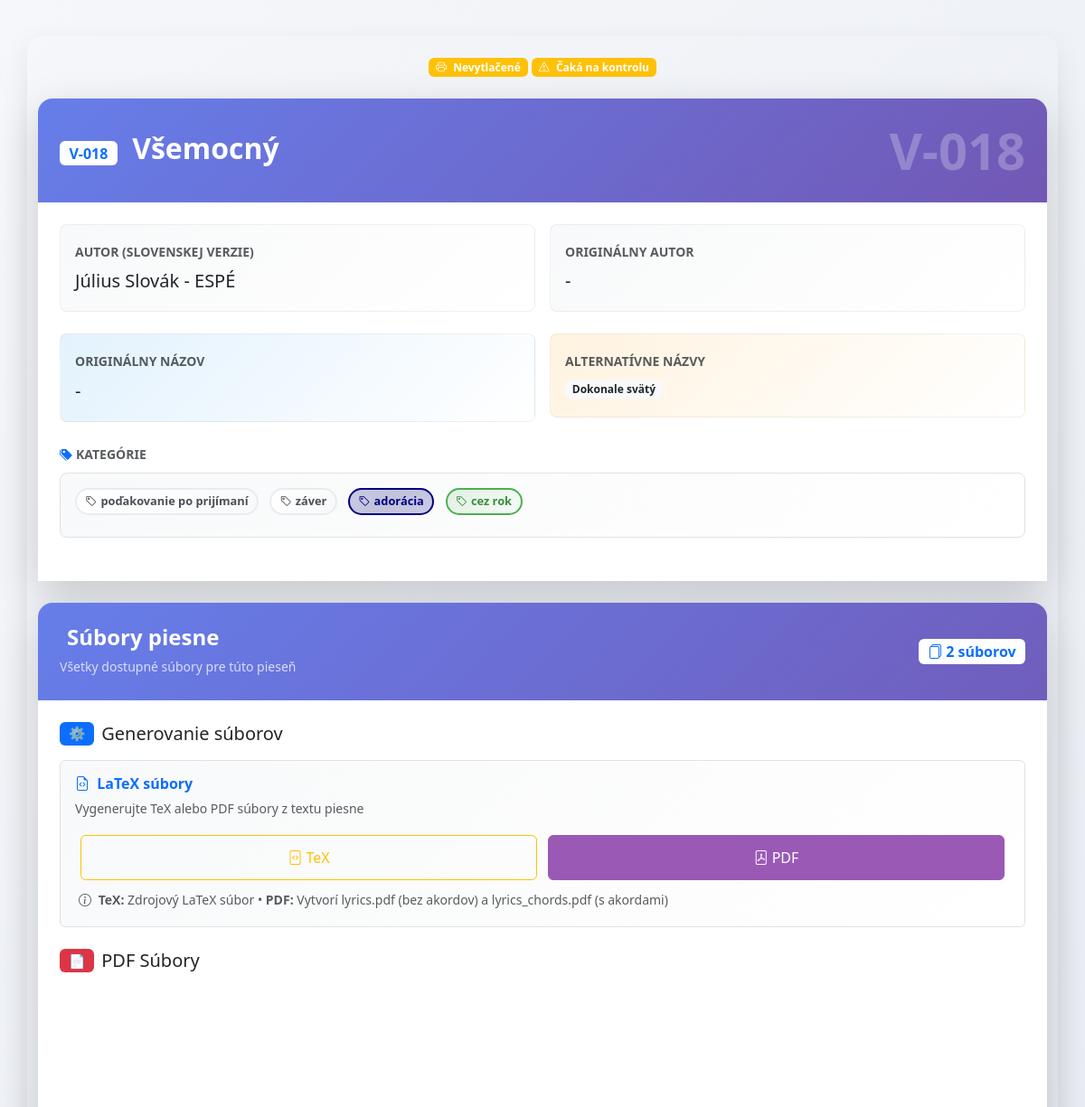
Page /song/2/view (upper part) on the earlier database version.
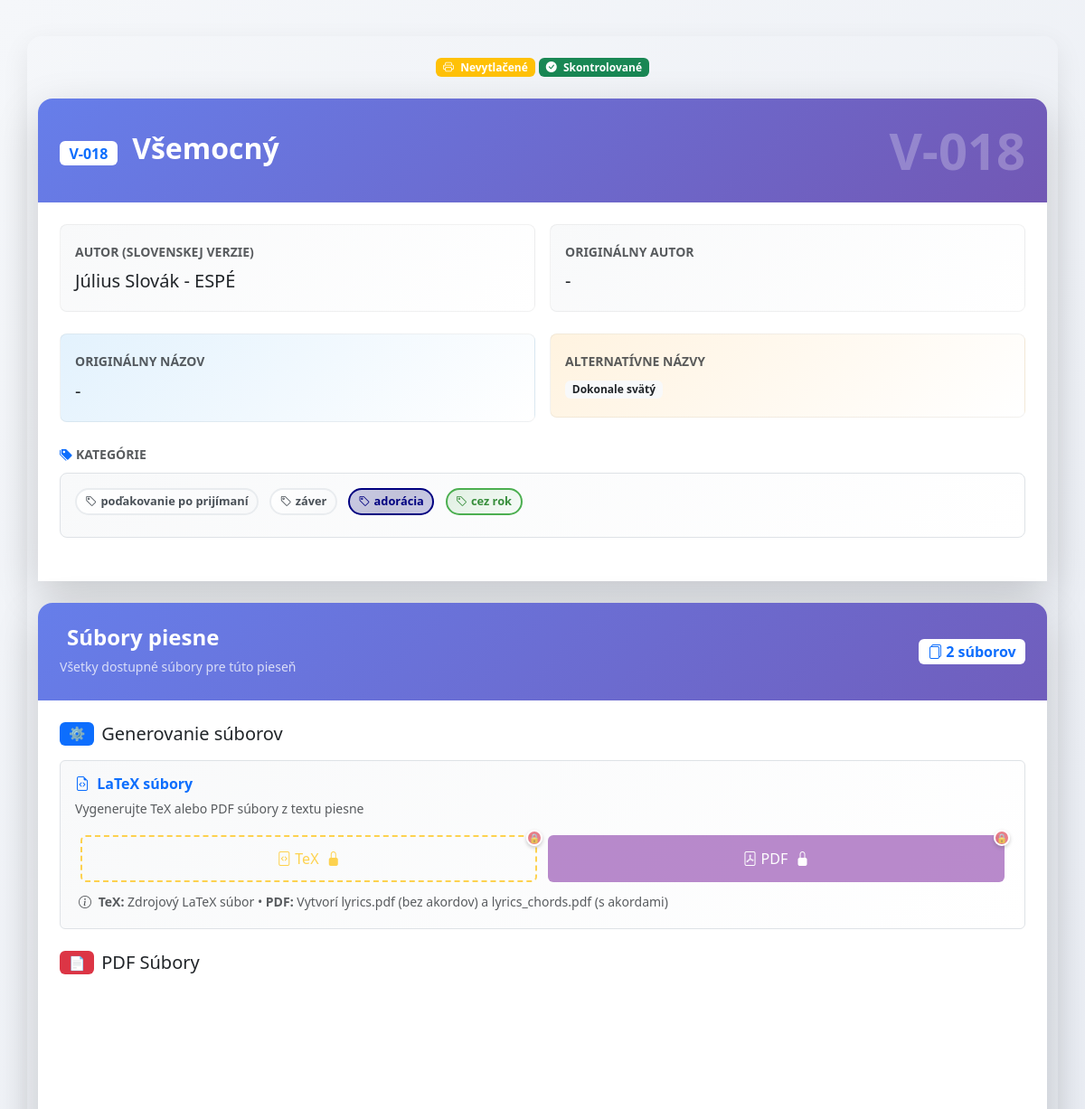
Same page on the later database version.
### app.py (the view)
@app.route('/song/<int:song_id>/view')
def song_view(song_id):
    song = Song.query.get_or_404(song_id)
    try:
        data = json.loads(song.song_parts or '[]')
    except (json.JSONDecodeError, TypeError):
        data = []
    mp3s = json.loads(song.mp3_paths or '[]')
    midis = json.loads(song.midi_paths or '[]')
    sheet_pdfs = json.loads(song.sheet_pdf_paths or '[]')
    sheet_mscz = json.loads(song.sheet_mscz_paths or '[]')
    return render_template('song_view.html', song=song, data=data, mp3s=mp3s, midis=midis, sheet_pdfs=sheet_pdfs, sheet_mscz=sheet_mscz)

### app.py (called while the page is built)
@app.template_filter('replace_chords')
def replace_chords_filter(text):
    return Markup(re.sub(r"\[([^\]]+)\]", r"<sup style='color:orange; font-size:1.1em'><strong>\1</strong></sup>", text))

### templates/song_view.html (shortened to what the changed rows need)
{% extends "layout.html" %}
{% block content %}
{% set part_types = ["verse", "chorus", "bridge", "intro", "interlude", "coda", "outro", "prechorus", "comment"] %}
{% set options = [
      "stále omšové spevy",
      "úvod",
      "medzispevy (žalmy; aleluja)",
      "obetovanie",
      "prijímanie",
      "poďakovanie po prijímaní",
      "záver",
      "adorácia",
      "advent",
      "vianoce",
      "pôst",
      "veľká noc",
      "cez rok",
      "k Duchu Svätému",
      "mariánske",
      "k svätcom",
      "detské",
      "iné",
      "liturgia hodín",
      "sobášne",
      "Taizé",
      "krížová cesta",
      "nevhodné"
    ] %}
<div class="song-view-header mb-4">
  <div class="d-flex align-items-center justify-content-between mb-3 flex-wrap">
    <div class="d-flex gap-1 flex-wrap justify-content-center order-1 order-md-2 w-100 w-md-auto mb-2 mb-md-0">
      {% if song.admin_checked %}
      <span class="badge bg-success px-2 py-1 fs-7 fs-md-6">
        <i class="bi bi-check-circle-fill me-1"></i>
        <span class="d-none d-sm-inline">Skontrolované</span>
      </span>
      {% else %}
      <span class="badge bg-warning px-2 py-1 fs-7 fs-md-6">
        <i class="bi bi-exclamation-triangle me-1"></i>
        <span class="d-none d-sm-inline">Čaká na kontrolu</span>
      </span>
      {% endif %}
    </div>
  </div>
</div>
<div class="song-info-section card border-0 shadow-lg rounded-4 mb-4"
     style="background: linear-gradient(135deg, #667eea 0%, #764ba2 100%);">
  <div class="card-header border-0 text-white p-4" style="background: transparent;">
    <div class="d-flex align-items-center justify-content-between">
      <div>
        <h2 class="mb-1 fw-bold">
          <span class="badge bg-white text-primary me-2 fs-6">{{ song.song_id }}</span>
          {{ song.title }}
        </h2>
      </div>
    </div>
  </div>
</div>
{% set file_count = (sheet_pdfs|length) + (mp3s|length) + (midis|length) + (sheet_mscz|length) + (1 if song.pdf_lyrics_path else 0) + (1 if song.pdf_chords_path else 0) %}
<div class="file-management-section card border-0 shadow-lg rounded-4 overflow-hidden mb-4"
     style="background: linear-gradient(135deg, #667eea 0%, #764ba2 100%);">
  <div class="card-body bg-white p-4">
    <div class="generation-section mb-4">
      <div class="generation-actions card p-3 border"
           style="background: linear-gradient(135deg, #f8f9fa 0%, #ffffff 100%);">
        <div class="row generation-buttons w-100" role="group">
          <div class="col-6">
            <form method="POST" action="{{ url_for('generate_tex', song_id=song.id) }}" class="d-inline w-100" onsubmit="return checkTexPermission(event)">
              <button type="submit" class="btn btn-outline-warning w-100 {{ 'restricted-action' if song.admin_checked or song.printed else '' }}"
                      title="{{ 'Pieseň je chránená - skontrolovaná adminom' if song.admin_checked else ('Pieseň je vytlačená - nemožno meniť' if song.printed else 'Generovať LaTeX súbory') }}">
                <i class="bi bi-file-code me-1"></i>TeX
                {% if song.admin_checked %}<i class="bi bi-lock-fill ms-1"></i>{% endif %}
              </button>
            </form>
          </div>
          <div class="col-6">
            <form method="GET" action="{{ url_for('generate_pdfs', song_id=song.id) }}" class="d-inline w-100" onsubmit="return checkPdfPermission(event)">
              <button type="submit" class="btn btn-primary w-100 {{ 'restricted-action' if not song.tex_path or song.admin_checked or song.printed else '' }}"
                      style="background-color: #9b59b6; border-color: #9b59b6;"
                      title="{{ 'Najprv vygenerujte TeX súbory' if not song.tex_path else ('Pieseň je chránená - skontrolovaná adminom' if song.admin_checked else ('Pieseň je vytlačená - nemožno meniť' if song.printed else 'Generovať PDF súbory')) }}">
                <i class="bi bi-file-pdf me-1"></i>PDF
                {% if song.admin_checked %}<i class="bi bi-lock-fill ms-1"></i>{% endif %}
              </button>
            </form>
          </div>
        </div>
      </div>
    </div>
  </div>
</div>
{% endblock %}

Differences in the rows shown:
changed Song "Dokonale svätý": admin_checked False → True (drawn)
Other differences:
text no longer shown: "Čaká na kontrolu"
text now shown: "Skontrolované"
